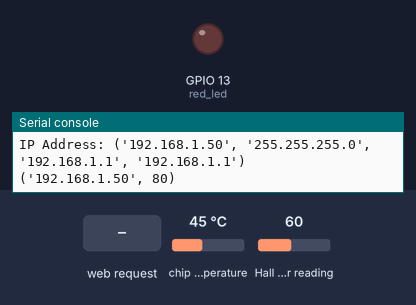
Bench run of a program on a simulated ESP32 board running MicroPython. Shown: output pins drawn as LEDs (lit = HIGH), the last lines printed to the serial console. The inputs (shaded band) are chosen by the test bench; at power-on: chip temperature 45 °C, Hall sensor reading 60. WiFi joins after 1.5 s.

Above: at 2.7 s.
2.8 s: HTTP request GET /?red_led=on received
At 3.7 s:
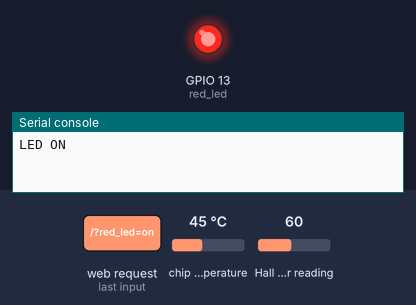
4.3 s: HTTP request GET /?red_led=off received
At 4.9 s:
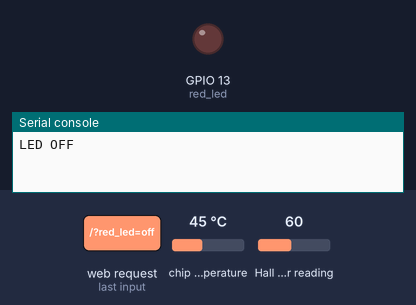
Timing chart, 0 to 7.3 s (numbered marks = the images above; inputs shaded):
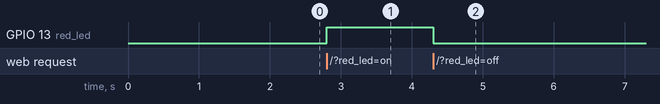

The program:

espserver.py
```python
from machine import Pin
import network, esp32, gc

# Global variables
temp = esp32.raw_temperature()# measure temperature sensor data
hall = esp32.hall_sensor() # measure hall sensor data
red_led_state = "OFF" # string, check state of red led, ON or OFF
red_led = Pin(13, Pin.OUT)
sta_if = 0

try:
  import usocket as socket
except:
  import socket


gc.collect()


def connect():
    global sta_if
    sta_if = network.WLAN(network.STA_IF)
    while not sta_if.isconnected():
        try:
            print('connecting to network...')
            sta_if.active(True)
            sta_if.connect('Rise Guest')
        except:
            print('already connected')

        while not sta_if.isconnected():
            pass

        print('Connected to', 'Rise Guest')
        print('IP Address:', sta_if.ifconfig())


connect()

def web_page():
    temp = esp32.raw_temperature()
    hall = esp32.hall_sensor()
    temp_str = str(temp)
    hall_str = str(hall)

    if red_led.value() == 1:
        red_led_state="ON"
    else:
        red_led_state="OFF"

    """Function to build the HTML webpage which should be displayed
    in client (web browser on PC or phone) when the client sends a request
    the ESP32 server.

    The server should send necessary header information to the client
    (YOU HAVE TO FIND OUT WHAT HEADER YOUR SERVER NEEDS TO SEND)
    and then only send the HTML webpage to the client.

    Global variables:
    temp, hall, red_led_state
    """

    html_webpage = """<!DOCTYPE HTML><html>
    <head>
    <title>ESP32 Web Server</title>
    <meta name="viewport" content="width=device-width, initial-scale=1">
    <link rel="stylesheet" href="https://use.fontawesome.com/releases/v5.7.2/css/all.css" integrity="sha384-fnmOCqbTlWIlj8LyTjo7mOUStjsKC4pOpQbqyi7RrhN7udi9RwhKkMHpvLbHG9Sr" crossorigin="anonymous">
    <style>
    html {
     font-family: Arial;
     display: inline-block;
     margin: 0px auto;
     text-align: center;
    }
    h1 { font-size: 3.0rem; }
    p { font-size: 3.0rem; }
    .units { font-size: 1.5rem; }
    .sensor-labels{
      font-size: 1.5rem;
      vertical-align:middle;
      padding-bottom: 15px;
    }
    .button {
        display: inline-block; background-color: #e7bd3b; border: none;
        border-radius: 4px; color: white; padding: 16px 40px; text-decoration: none;
        font-size: 30px; margin: 2px; cursor: pointer;
    }
    .button2 {
        background-color: #4286f4;
    }
    </style>
    </head>
    <body>
    <h1>ESP32 WEB Server</h1>
    <p>
    <i class="fas fa-thermometer-half" style="color:#059e8a;"></i>
    <span class="sensor-labels">Temperature</span>
    <span>"""+str(temp)+"""</span>
    <sup class="units">&deg;F</sup>
    </p>
    <p>
    <i class="fas fa-bolt" style="color:#00add6;"></i>
    <span class="sensor-labels">Hall</span>
    <span>"""+str(hall)+"""</span>
    <sup class="units">V</sup>
    </p>
    <p>
    RED LED Current State: <strong>""" + red_led_state + """</strong>
    </p>
    <p>
    <a href="/?red_led=on"><button class="button">RED ON</button></a>
    </p>
    <p>
    <a href="/?red_led=off"><button class="button button2">RED OFF</button></a>
    </p>
    </body>
    </html>"""
    return html_webpage


addr = socket.getaddrinfo((sta_if.ifconfig()[0]), 80)[0][-1]
s = socket.socket(socket.AF_INET, socket.SOCK_STREAM)
s.bind(addr)
s.listen(5)

print(addr)

while True:
    conn, addr = s.accept()
    print('Got a connection from %s' % str(addr))
    request = str(conn.recv(1024))

    print('Content = %s' % request)
    led_state_on = request.find('/?red_led=on')
    led_state_off = request.find('/?red_led=off')

    if led_state_on == 6:
        print('LED ON')
        red_led.value(1)
    if led_state_off == 6:
        print('LED OFF')
        red_led.value(0)

    response = web_page()
    conn.send('HTTP/1.1 200 OK\n')
    conn.send('Content-Type: text/html\n')
    conn.send('Connection: close\n\n')
    conn.sendall(response)
    conn.close()
```

Measured:
- after the input at 2.8 s, GPIO 13 (red_led): LOW → HIGH at once
- after the input at 4.3 s, GPIO 13 (red_led): HIGH → LOW at once
